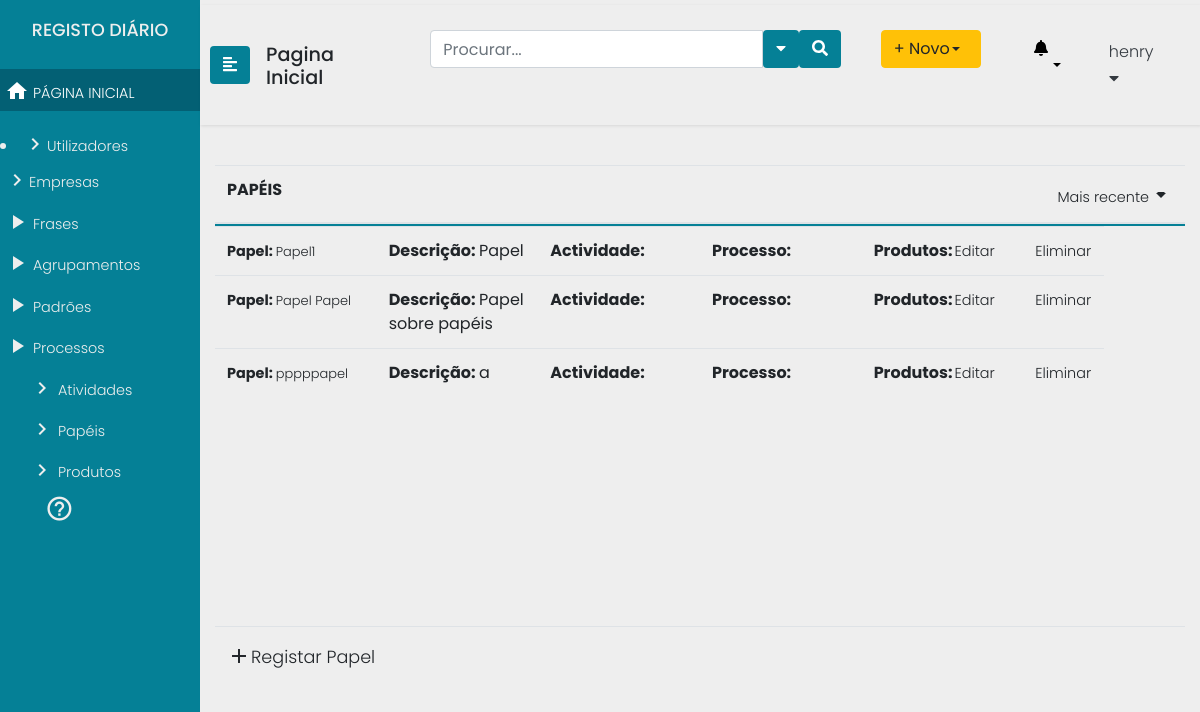
The page /papeis (signed in) on the database as committed earlier.
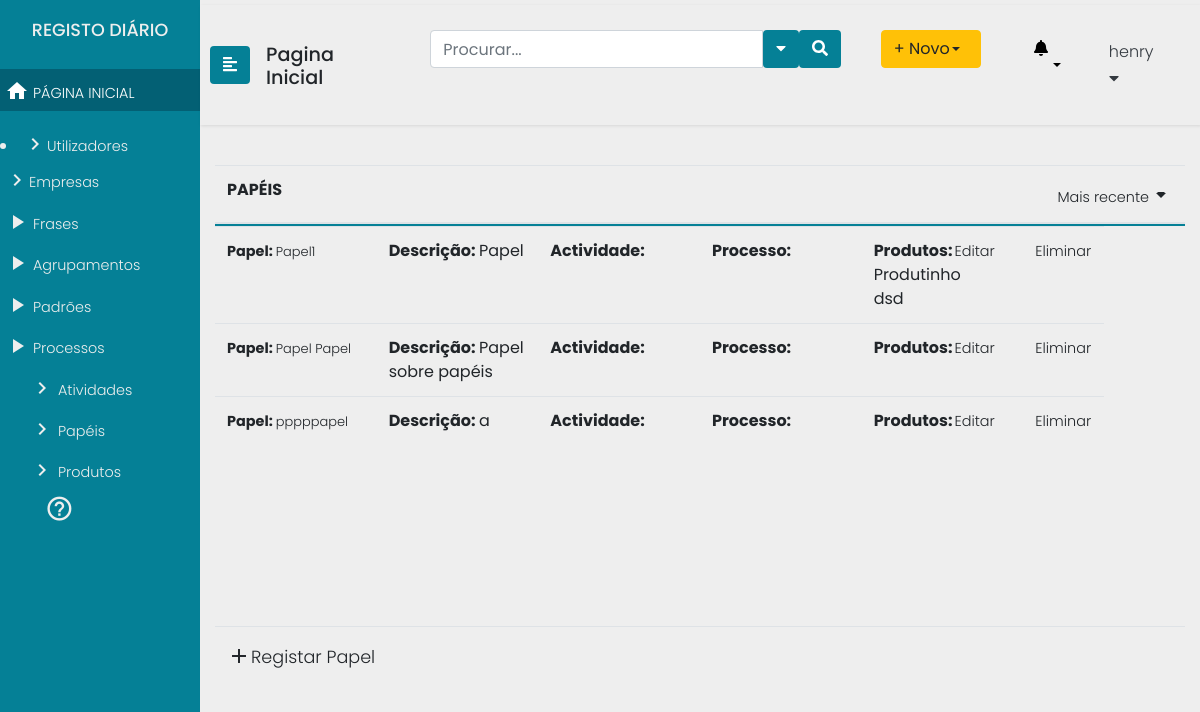
The same page on the database as committed later.
### processes/models.py (models this page shows, shortened)
class Role(models.Model):
    role_name = models.CharField(max_length=200)
    description = models.TextField(max_length=200)
    product = models.ManyToManyField('Product', blank=True)

class Product(models.Model):
    product_name = models.CharField(max_length=200)
    product_type = models.CharField(max_length=1)
    product_format = models.CharField(max_length=200)
    activity = models.ManyToManyField(Activity, blank=True)
    def __str__(self):
        return self.product_name

### processes/views.py (the view)
# urls.py: path("papeis", views.papeis, name="papeis"),
@login_required(login_url='/login2')
def papeis(request):
	return render(request=request,
				  template_name="processes/papeis.html",
				   context={"procs": Process.objects.all(), "acts": Activity.objects.all(),
				   			"roles": Role.objects.all()	, "users" : User.objects.all(),
							  "prods" : Product.objects.all(),
				   }
				   )

### templates/processes/papeis.html (shortened to what this page needs)
{% extends "processes/header2.html" %}
				{% block content %}
				{% if perms.Users.test_GProc or  perms.Users.test_Analist %}
				{% include "processes/includes/sidenav.html" %}
				<div class="container">
					<table class="table table-hover header-fixed">
						<thead>
							<tr class="d-flex">
								<th class="col-9">PAPÉIS</th>
								<th class="col-3 text-right">
									<a class="dropdown-toggle" id="sidebarCollapse" data-toggle="dropdown" href="#" role="button" aria-haspopup="true" aria-expanded="false"><span>Mais recente</span><i class="material-icons">arrow_drop_down</i></a>
								</th>
							</tr>
						</thead>
						<tbody>
								{% for role in roles %}
								<tr class="d-flex">
										<td class="col-2"><span><b>Papel: </b><a href="#">{{role.role_name}} </a></span></td>
										<td class="col-2"><b>Descrição: </b>{{role.description}}</span></td>
										<td class="col-2"><b>Actividade: </b>{{role.activity}}</span></td>
										<td class="col-2"><b>Processo: </b> {{role.activity.process}}</td>
										<td class="col-1"><b>Produtos: </b>
										{% for prod in role.product.all %}
										 <br>{{prod}}
										{% endfor %}</td>
										<td class="col-1"><b><a href="/papeis/RoleUpdate/{{role.id}} ">Editar</a></span></td>
										<td class="col-1"><b><a href="/papeis/RoleDelete/{{role.id}} ">Eliminar</a></span></td>
									</tr>
									{% endfor %}
						</tbody>
						<tfoot>
							<tr class="d-flex">
								<td class="col-9"><b><a href="/papeis/RoleCreate" class="novo"><i class="material-icons">add</i>Registar Papel</a></b></td>
								<td class="col-3 text-right"></td>
							</tr>
						</tfoot>
					</table>
            </div>
		</div>
		{% endif %}
		{% endblock %}

Rows that differ between the two databases and show on the page:
changed Role "Papel": gains Product (product_name "Produtinho"); gains Product (product_name "dsd")
